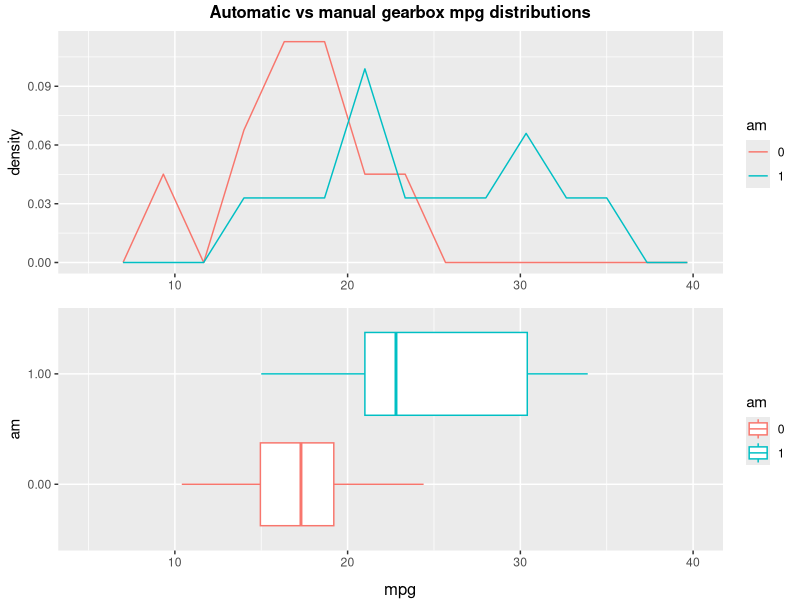
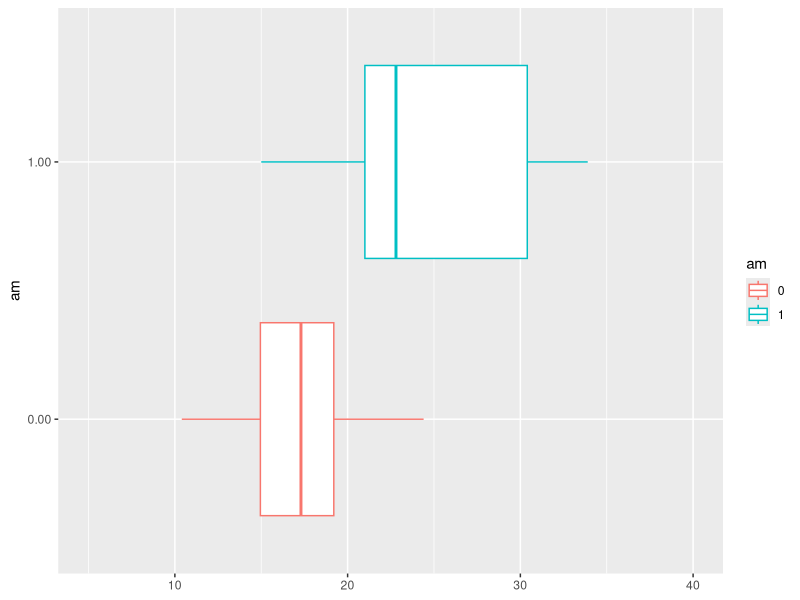
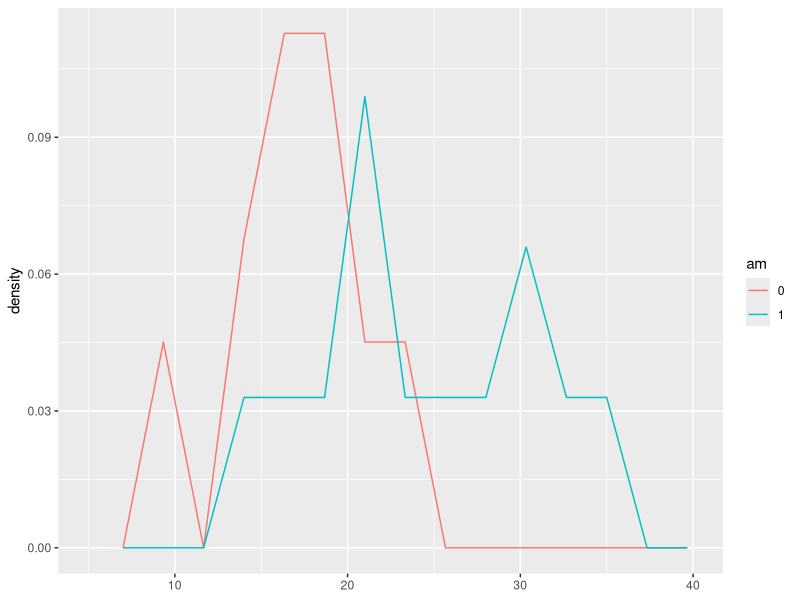

Here is the R script that generated these plots, in order: (Note: this script raises an error after producing the figures.)
#' ---
#' title: "Linear Models"
#' subtitle: "Project1.R"
#' author: "Bruno Fischer Colonimos"
#' date: '`r format(Sys.Date(), "%d %B %Y")`'
#' output:
#'         html_document:
#'                 theme: readable
#'                 number_sections: yes
#'         word_document:
#'              fig_caption: yes
#'              fig_width: 9
#'              toc: no
#'              number_sections: yes
#'              theme: readable
#' ---


#+ options
knitr::opts_chunk$set(echo = FALSE)


#' libraries + external code
#' =========================

#+ libraries, warnings = FALSE

library(dplyr)
# require(graphics)
# library(GGally)
library(ggplot2)
library(grid)
library(gridExtra)

# source(file.path("morecode", "multiplot", "multiplot.R"))



#' The data
#' ========

# Help file : data frame with 32 observations on 11 variables.

# [, 1]	 mpg	 Miles/(US) gallon
# [, 2]	 cyl	 Number of cylinders
# [, 3]	 disp	 Displacement (cu.in.)
# [, 4]	 hp	 Gross horsepower
# [, 5]	 drat	 Rear axle ratio
# [, 6]	 wt	 Weight (1000 lbs)
# [, 7]	 qsec	 1/4 mile time
# [, 8]	 vs	 V/S
# [, 9]	 am	 Transmission (0 = automatic, 1 = manual)
# [,10]	 gear	 Number of forward gears
# [,11]	 carb	 Number of carburetors


data("mtcars")



#' Data exploration
#' ----------------


# freq polygons
gpoly <- ggplot(mtcars, aes(mpg, y = ..density..,
                            color = factor(am))) +
        geom_freqpoly(bins = 16) +
        scale_color_discrete("am") +
        scale_x_continuous(limits = c(5, 40)) +
        xlab(NULL)
# gpoly


# boxplots
gbox <- ggplot(mtcars, aes(factor(am), mpg, color=factor(am))) +
        geom_boxplot() +
        # labs(x= "am\ - ") +
        scale_x_discrete("am",labels = c("0.00", "1.00")) +
        scale_y_continuous(limits = c(5, 40)) +
        scale_color_discrete("am") +
        ylab(NULL)+
        coord_flip()

# show freq polygons and boxplot

# remark: with the bold title, this is very slow
# bold title
title1 <- textGrob("Automatic vs manual gearbox mpg distributions",
                gp=gpar(fontface="bold"))

gr <- arrangeGrob(grobs=list(gpoly, gbox),
                  layout_matrix = matrix(c(1,2), nrow = 2) ,
                  top = title1,
                  bottom = "mpg")
# stores in gr use then grid.graw(gr)
grid.draw(gr)


# plotting the effect of every variable on mpg, conmparing
# automatic and manual transmissions

# plotting function
plotam <- function(varname, withlegend = FALSE) {
        g <- ggplot(mtcars,
               aes_(x = as.name(varname),
                    y = quote(mpg),
                    color = quote(factor(am)))) +
                geom_jitter(width= .3, height = .2) +
                geom_smooth(data = filter(mtcars, am ==0),
                            method="lm", se= FALSE) +
                geom_smooth(data = filter(mtcars, am ==1),
                            method="lm", se= FALSE) +
                ylab(NULL) +
                scale_color_discrete(guide_legend("am")) +
                theme(legend.position="bottom")
        if (withlegend) {
                g
        } else {
                g + theme(legend.position = "none")
        }
}

# test
# plotam("wt")
# plotam("wt" , withlegend=TRUE)

# plot all variables except mpg, against am
lpl <- lapply(X = setdiff(colnames(mtcars), c("am", "mpg")),
              plotam)


# display plots (with a common legend):

# get the legend from any one plot (the plot must have a legend)

# extract legend
# https://github.com/hadley/ggplot2/wiki/Share-a-legend-between-two-ggplot2-graphs
g_legend<-function(a.gplot){
        tmp <- ggplot_gtable(ggplot_build(a.gplot))
        leg <- which(sapply(tmp$grobs, function(x) x$name) == "guide-box")
        legend <- tmp$grobs[[leg]]
        return(legend)}

mylegend <- g_legend(plotam("wt", withlegend = TRUE))


# draw the plot
# windows(width = 10, height = 6)
title2 <- textGrob("Automatic vs manual:  mpg simple linear regressions",
                   gp = gpar(fontface="bold"))

gg <- arrangeGrob(grobs = lpl,
                  ncol = 3,
                  top = title2,
                  left = "mpg")

g3 <- arrangeGrob(gg,
                   mylegend, nrow=2, heights=c(10, 1))

grid.draw(g3)
# dev.off()







#' model selection
#' ===============

#' backwards elimination (without interaction)
#' -------------------------------------------

#' principle : start with a model with all variables, then
#' remove one by one the variable whith a coefficient not
#' significantly different from zero, starting with the
#' highest p-values.
#'
#' Here we get: mpg ~ am + wt + qsec
#'

# start

# first iteration
fit <- lm(mpg ~ carb + hp + disp + cyl + wt + gear + am + drat + vs + qsec, mtcars)

# testing function, not-really-so-good
nextstep <- function(fit) {
        sf <-  summary(fit)
        sfc <- summary(fit)$coef[-1,]
        rnames <- dimnames(sfc)[[1]]
        ix <- match(max(sfc[,4] ), sfc[,4] )
        # formula
        fitfla <- formula(fit)
        cfla <- as.character(fitfla)
        cfla <- paste(cfla[2], cfla[1], cfla[3])

        # print(ix)
        # result
        if (sfc[ix,4] > 0.05) {
                data.frame(nonsignif.var = rnames[ix],
                           p.value =  round(sfc[ix, 4], 3),
                           sigma = sf$sigma,
                           Rsquared =  sf$r.squared,
                           Adj.Rsquared = sf$adj.r.squared)
        } else {
                data.frame(nonsignif.var = "all significant",
                           formula = cfla,
                           sigma = sf$sigma,
                           Rsquared =  sf$r.squared,
                           Adj.Rsquared = sf$adj.r.squared)
        }
}




nextstep(fit)

# removing cyl
fit <- lm(mpg ~ carb + hp + disp + wt + gear + am + drat + vs + qsec, mtcars)
nextstep(fit)

# removing vs
fit <- lm(mpg ~ carb + hp + disp + wt + gear + am + drat + qsec, mtcars)
nextstep(fit)

# removing carb
fit <- lm(mpg ~ hp + disp + wt + gear + am + drat + qsec, mtcars)
nextstep(fit)

# removing gear
fit <- lm(mpg ~ hp + disp + wt + am + drat + qsec, mtcars)
nextstep(fit)

# removing drat
fit <- lm(mpg ~ hp + disp + wt + am + qsec, mtcars)
nextstep(fit)

# removing disp
fit <- lm(mpg ~ hp + wt + am + qsec, mtcars)
nextstep(fit)

# removing hp final step
fit <- lm(mpg ~ wt + am + qsec, mtcars)
nextstep(fit)
s <- summary(fit)
s
# All significants
#   nonsignif.var              formula    sigma  Rsquared Adj.Rsquared
# all significant mpg ~ wt + am + qsec 2.458846 0.8496636    0.8335561



#' mpg ~ wt + am + qsec diagnostics
#' --------------------------------

pr <- par("mfrow")
par(mfrow=c(2,2))
plot(fit)
par(mfrow=pr)
dev.off()

# residuals plots
vnames <- c("wt", "am", "qsec") # variables in the final model

# Store residuals
mtcars1 <- mutate(mtcars, resid1 = rstudent(fit))

resvarplot <- function(varname) {
        ggplot(mtcars1, aes_(as.name(varname) , quote(resid1))) +
                geom_point()+
                geom_smooth()
}

lpres <- lapply(vnames, FUN=resvarplot)


windows(width = 10)
gr <- arrangeGrob(grobs = lpres,
          #ncols=3
          layout_matrix = matrix(c(1,2,3), nrow=1)
)
grid.draw(gr)
dev.off()



#' Adding interaction am:wt
#' ------------------------

fit2 <- lm(mpg ~ wt + am*wt + qsec, mtcars)
s <- summary(fit2)
s

windows()
pr <- par("mfrow")
par(mfrow=c(2,2))
plot(fit)
par(mfrow=pr)

dev.off()



#' Try Adding interaction am:qsec ==> no
#' -------------------------------------

fit3 <- lm(mpg ~ wt + am*wt + qsec + am*qsec, mtcars)
s <- summary(fit3)
s

an <- anova(fit, fit2, fit3)
an


# Analysis of Variance Table
#
# Model 1: mpg ~ wt + am + qsec
# Model 2: mpg ~ wt + am * wt + qsec
# Model 3: mpg ~ wt + am * wt + qsec + am * qsec
# Res.Df    RSS Df Sum of Sq       F   Pr(>F)
# 1     28 169.29
# 2     27 117.28  1    52.010 11.6099 0.002145 **
# 3     26 116.47  1     0.802  0.1791 0.675630
# ---
#  Signif. codes:  0 ‘***’ 0.001 ‘**’ 0.01 ‘*’ 0.05 ‘.’ 0.1 ‘ ’ 1

# p-values
pv <- an$`Pr(>F)`

#  NA 0.002144762 0.675630240

# get individual p-values
# pv[2]


#' Conclusion: select : mpg ~ wt + am * wt + qsec
#' ------------------------


# diagnostics2

pr <- par("mfrow")
par(mfrow=c(2,2))
plot(fit2)
par(mfrow=pr)



hatvalues(fit2)
dfb <- dfbetas(fit2)

str(dfb)

dfb[ , c("am", "wt:am")]


# ==> Try without Chrysler Imperial , Maserati Bora,

mtcars2 <- mtcars
mtcars2$model <- rownames(mtcars)
mtcars2 <- filter(mtcars2, model != "Chrysler Imperial", model != "Maserati Bora")
rownames(mtcars2) <- mtcars2$model

fit2B <- lm(mpg ~ wt + am*wt + qsec, mtcars2)
s <- summary(fit2B)
s




pr <- par("mfrow")
par(mfrow=c(2,2))
plot(fit2B)
par(mfrow=pr)



hatvalues(fit2B)
dfb <- dfbetas(fit2B)
dfb[ , c("am", "wt:am")]








# ======================================================================


#' correlations
#' ------------

# cor(mtcars)

# heatmap(cor(mtcars),
#        col=colorRampPalette(c("blue","white", "red"))( 20 ))




#' diagnostics
#' ------------

pr <- par("mfrow")
par(mfrow=c(2,2))
plot(fit)
par(mfrow=pr)


# residuals plots

vnames <- c("wt", "am", "qsec") # variables in the final model

# rstudent(fit) # try


# Store residuals
mtcars <- mutate(mtcars, resid1 = rstudent(fit))


resvarplot <- function(varname, residvar = "resid1") {
        ggplot(mtcars, aes_(as.name(varname) , as.name(residvar))) +
                geom_point()+
                geom_smooth()
}

# resvarplot("wt")
# resvarplot("am")
# resvarplot("qsec")

lpres <- lapply(vnames, FUN=resvarplot)
windows(width=10)
multiplot(plotlist = lpres,
          #ncols=3
          layout = matrix(c(1,2,3), nrow=1)
          )
dev.off()




#' what about a different model with hp instead of qsec
#' -----------------------------------------------------


fit <- lm(mpg ~ wt + am + hp, mtcars)
s <- summary(fit)
s
# All significants
s$sigma
s$r.squared
s$adj.r.squared


# with hp and interaction

fit <- lm(mpg ~  am + hp + wt*am, mtcars)
s <- summary(fit)
s
# All significants
s$sigma
s$r.squared
s$adj.r.squared

# diagnostics
windows()
pr <- par("mfrow")
par(mfrow=c(2,2))
plot(fit)

par(mfrow = pr)
dev.off()

# SAME WITHOUR MASERATI bORA

rownames(mtcars)
mtcars <- mutate(mtcars, modname = rownames(mtcars))

mtcars2 <- filter(mtcars, modname != "Maserati Bora")


fit <- lm(mpg ~  am + hp + wt*am, mtcars2)
s <- summary(fit)
s
# All significants
s$sigma
s$r.squared
s$adj.r.squared

# diagnostics
windows()
pr <- par("mfrow")
par(mfrow=c(2,2))
plot(fit)

par(mfrow=pr)
dev.off()




vnames2 <- c("wt", "am", "hp") # variables in the final model
# Store residuals2
mtcars <- mutate(mtcars, resid2 = rstudent(fit))


resvarplot2 <- function(varname) {
        ggplot(mtcars, aes_(as.name(varname) , quote(resid2))) +
                geom_point()
}


lpres2 <- lapply(vnames2, FUN=resvarplot2)
multiplot(plotlist = lpres, ncols=3)
windows(width = 10)
multiplot(plotlist = lpres2,
          layout=matrix(c(1,2,3), nrow=1, byrow=TRUE))
dev.off()


# qqnorm(mtcars$resid1)
# qqnorm(mtcars$resid2)

ggplot(mtcars) + geom_qq(aes(sample = resid1))
ggplot(mtcars) + geom_qq(aes(sample = resid2))

ggplot(mtcars, aes(sample = resid1)) + stat_qq()
ggplot(mtcars, aes(sample = resid2)) + stat_qq()



ggplot(mtcars, aes(x= resid1)) +
        geom_histogram(bins=nclass.FD(mtcars$resid1))


ggplot(mtcars, aes(x= resid2)) +
        geom_histogram(bins=nclass.FD(mtcars$resid2))




#' correlations
#' -------------


# select(mtcars, one_of(vnames))
# cor(mtcars[vnames], select(mtcars, -one_of(names)))



# redv <- mtcars[c("mpg", vnames)]

heatmap(cor(mtcars[c("mpg", vnames)]),
        col=colorRampPalette(c("blue","white", "red"))( 20 ))

cor(mtcars[vnames])

heatmap(cor(mtcars[vnames])
        , col=colorRampPalette(c("blue","white", "red"))( 50 )
        #, zlim=c(-1.05, 1.05),
        , symm = TRUE
        )


heatmap(cor(mtcars[vnames2])
        , col=colorRampPalette(c("blue","white", "red"))( 50 )
        #, zlim=c(-1.05, 1.05),
        , symm = TRUE
)


# Correlations between variables inside the models and
# variables left out
cor(select(mtcars, one_of(vnames)),
    select(mtcars, - one_of(c(vnames, "mpg", 'modname'))))
# corresponding heatmap (blue = negative, red = positive)
heatmap(cor(mtcars[vnames],
            select(mtcars, -one_of(c(vnames, "mpg", "modname")))),
        col=colorRampPalette(c("blue","white", "red"))( 100 )
        #, zlim=c(-1, 1)
        )


cor(mtcars[vnames2],
    select(mtcars, -one_of(c(vnames2, "mpg", "resid1", "resid2", "modname"))))
heatmap(cor(mtcars[vnames2],
            select(mtcars, -one_of(c(vnames2, "mpg", "resid1", "resid2", "modname")))),
        col=colorRampPalette(c("blue","white", "red"))( 100 )
        # , zlim=c(-.9, .9)
)



# nested models

fit1 <- lm(mpg ~ am, mtcars)
fit2 <- lm(mpg ~ am + wt , mtcars)
fit3 <- lm(mpg ~ am + wt + qsec, mtcars)
anova(fit1,fit2,fit3)

fit4 <- lm(mpg ~ am + wt + qsec + hp, mtcars)
anova(fit3, fit4)
# ==> the addition of hp is not justified

fit5 <- lm(mpg ~ am + wt + qsec + disp, mtcars)
anova(fit3, fit5)
# ==> the addition of disp is not justified

fit3B <- lm(mpg ~ am + wt + qsec + wt*am, mtcars)
anova(fit3, fit3B)

summary(fit3)
summary(fit3B)



# nested models B

fitB1 <- lm(mpg ~ am, mtcars)
fitB2 <- lm(mpg ~ am + wt , mtcars)
fitB2B <- lm(mpg ~ am + wt*am , mtcars)

anova(fitB1,fitB2, fitB2B) # justified
fitB3B <- lm(mpg ~ am + wt*am + qsec, mtcars)
anova(fitB2B, fitB3B) # justified
summary(fitB3B)


fitB4 <- lm(mpg ~ am + wt + qsec + hp, mtcars)
anova(fit3, fit4)
# ==> the addition of hp is not justified


fit5 <- lm(mpg ~ am + wt + qsec + disp, mtcars)
anova(fit3, fit5)
# ==> the addition of disp is not justified

fit3B <- lm(mpg ~ am + wt + qsec + wt*am, mtcars)
anova(fit3, fit3B)

summary(fit3)
summary(fit3B)


#' nested models C
#' ---------------


fitC1 <- lm(mpg ~ am, mtcars)
fitC2 <- lm(mpg ~ am + wt , mtcars)
fitC2B <- lm(mpg ~ am + wt*am , mtcars)

anova(fitC1,fitC2, fitC2B) # justified
fitC3B <- lm(mpg ~ am + wt*am + hp, mtcars)
anova(fitC2B, fitC3B) # justified
summary(fitC3B)


fitC4B <- lm(mpg ~ am + wt*am + hp + qsec , mtcars)
anova(fitC3B, fitC4B)
# ==> the addition of hp is not justified
summary(fitC4B)



#' conclusion:
#' -----------

# 2 equations, automatic vs manual
# automatic: mpg = 9.723 - 2.937 wt + 1.017 qs
# manual : mpg = (9.723 + 14.079) - (2.937 + 7.078) wt + 1.017 qs

# ==> for small wt, manual is better, for hign wt auto is better.
# balance point, w = 3.4 (thousands of lb)
# The manufactureres seem aware of it, as the overlap zone goes from circa

mt24 <- filter(mtcars, wt > 2.5 & wt < 4.5)
mt24a <- filter(mt24, am==0)
mt24m <- filter(mt24, am==1)
# ggplot(mt24, aes(wt, am))+ geom_point()
min(mt24a$wt) # 3.15
max(mt24m$wt) # 3.57
